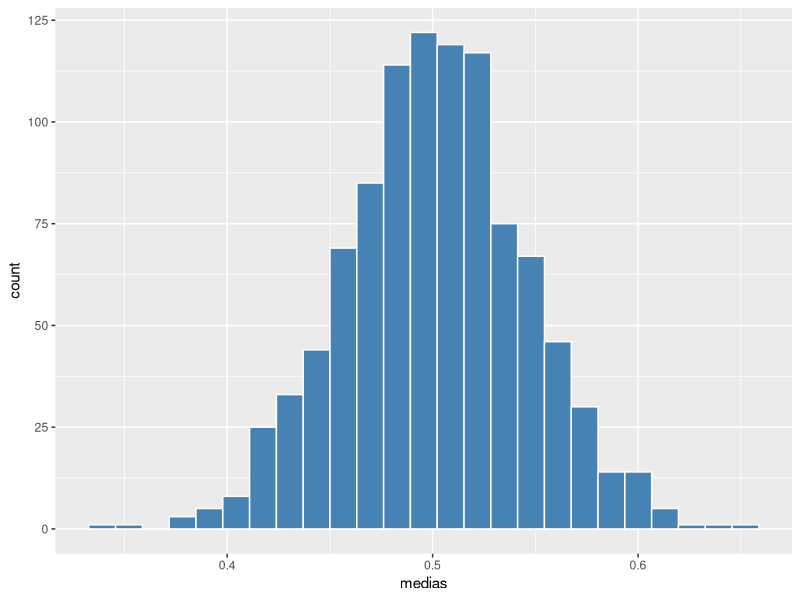
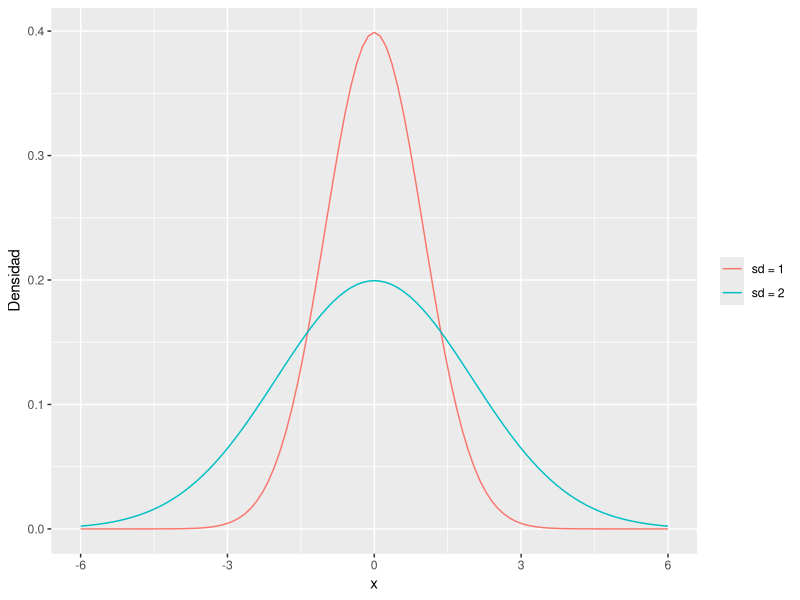
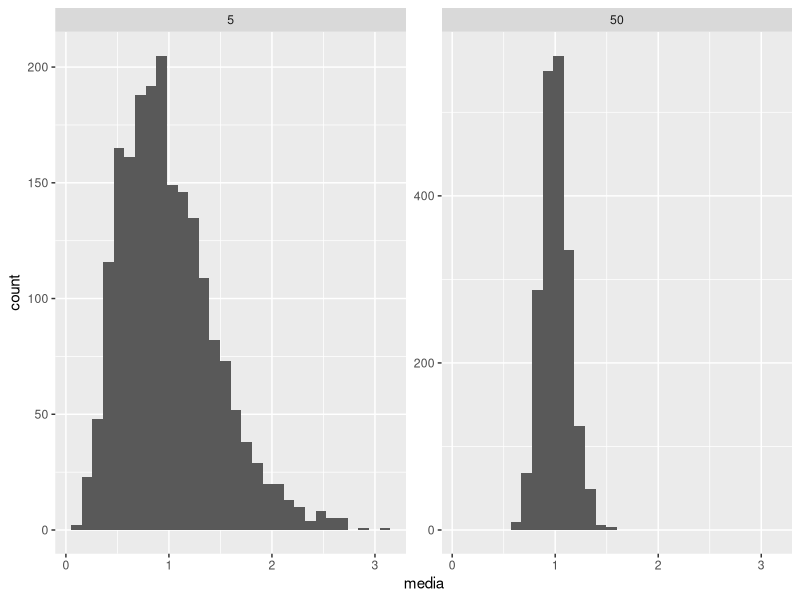

Generate these figures, in order, with R:
## ---- chunk 1
library(tidyverse)
set.seed(2024)
## ---- chunk 2
moneda1 <- sample(c("C", "X"), 10000, replace = TRUE)
moneda2 <- sample(c("C", "X"), 10000, replace = TRUE)
mean(moneda1 == "C" & moneda2 == "C")
## ---- chunk 3
dbinom(5, size = 10, prob = 0.25)
1 - pbinom(4, size = 10, prob = 0.25)
## ---- chunk 4
aciertos <- rbinom(10000, size = 10, prob = 0.25)
mean(aciertos >= 5)
## ---- chunk 5
1 - pnorm(15, mean = 12, sd = 3)
pnorm(15, 12, 3) - pnorm(9, 12, 3)
## ---- chunk 6
qnorm(0.90, mean = 12, sd = 3)
## ---- chunk 7
#| label: fig-lab-tcl
#| fig-cap: "Medias muestrales de una uniforme (n = 40)."
medias <- replicate(1000, mean(runif(40)))
sd(medias)
sqrt(1 / 12) / sqrt(40)

ggplot(data.frame(medias), aes(medias)) +
  geom_histogram(bins = 25, fill = "steelblue", color = "white")
## ---- chunk 8
# 1
d1 <- sample(1:6, 10000, replace = TRUE)
d2 <- sample(1:6, 10000, replace = TRUE)
mean(d1 + d2 == 7)
6 / 36

# 2
dbinom(6, 20, 0.3)
pbinom(4, 20, 0.3)
1 - pbinom(7, 20, 0.3)

# 3
pnorm(5, 6.5, 1.5)
qnorm(0.90, 6.5, 1.5)

# 4
ggplot(data.frame(x = c(-6, 6)), aes(x)) +
  stat_function(fun = dnorm, args = list(sd = 1), aes(color = "sd = 1")) +
  stat_function(fun = dnorm, args = list(sd = 2), aes(color = "sd = 2")) +
  labs(color = NULL, y = "Densidad")

# 5
m5  <- replicate(2000, mean(rexp(5)))
m50 <- replicate(2000, mean(rexp(50)))
bind_rows(tibble(n = "5", media = m5), tibble(n = "50", media = m50)) |>
  ggplot(aes(media)) +
  geom_histogram(bins = 30) +
  facet_wrap(~n, scales = "free_y")
